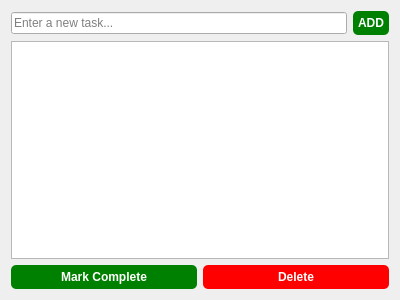
<?xml version="1.0" encoding="UTF-8"?>
<ui version="4.0">
 <class>Form</class>
 <widget class="QWidget" name="Form">
  <property name="geometry">
   <rect>
    <x>0</x>
    <y>0</y>
    <width>400</width>
    <height>300</height>
   </rect>
  </property>
  <property name="windowTitle">
   <string>Form</string>
  </property>
  <layout class="QGridLayout" name="gridLayout">
   <item row="0" column="0" colspan="2">
    <layout class="QHBoxLayout" name="horizontalLayout">
     <item>
      <widget class="QLineEdit" name="taskInput">
       <property name="placeholderText">
        <string>Enter a new task...</string>
       </property>
      </widget>
     </item>
     <item>
      <widget class="QPushButton" name="addButton">
       <property name="styleSheet">
        <string notr="true">background-color: green; color: white; font-weight: bold; border-radius: 5px; padding: 5px;</string>
       </property>
       <property name="text">
        <string>ADD</string>
       </property>
      </widget>
     </item>
    </layout>
   </item>
   <item row="1" column="0" colspan="2">
    <widget class="QListWidget" name="taskList"/>
   </item>
   <item row="2" column="0">
    <widget class="QPushButton" name="markCompleteButton">
     <property name="styleSheet">
      <string notr="true">background-color: green; color: white; font-weight: bold; border-radius: 5px; padding: 5px;</string>
     </property>
     <property name="text">
      <string>Mark Complete</string>
     </property>
    </widget>
   </item>
   <item row="2" column="1">
    <widget class="QPushButton" name="deleteButton">
     <property name="styleSheet">
      <string notr="true">background-color: red; color: white; font-weight: bold; border-radius: 5px; padding: 5px;</string>
     </property>
     <property name="text">
      <string>Delete</string>
     </property>
    </widget>
   </item>
  </layout>
 </widget>
 <resources/>
 <connections/>
</ui>
